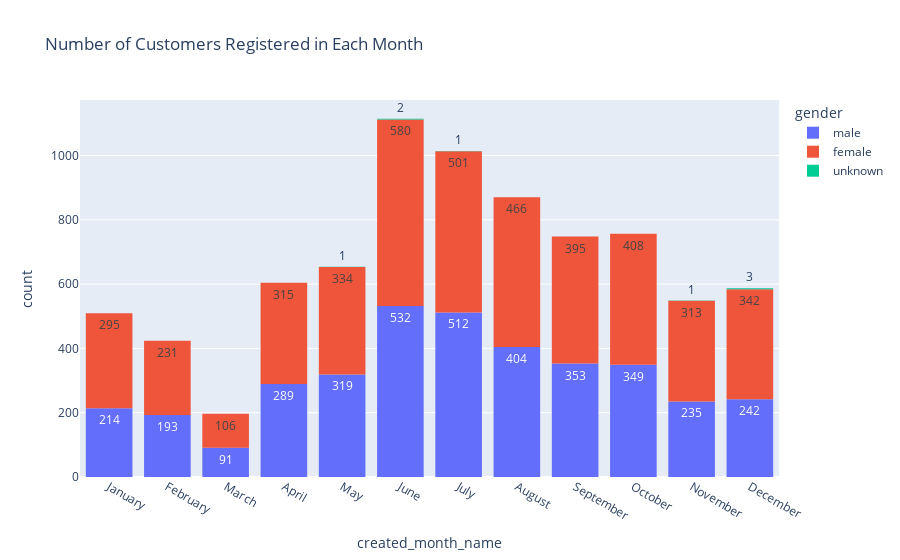

The notebook cell this image was saved under:
### Code cell
# customers registered in each month
px.histogram(
    df_customers, 
    x='created_month_name', 
    title='Number of Customers Registered in Each Month',
    category_orders={'created_month_name': ['January', 'February', 'March', 'April', 'May', 'June', 
                                            'July', 'August', 'September', 'October', 'November', 'December']},
    text_auto=True,
    color='gender'
).update_layout(bargap=0.2)

### Figure 1 — Plotly figure (JSON) as saved in the notebook; plotly's stock layout.template omitted (floating-point values rounded to 4 significant figures; data arrays with more than 128 entries replaced by an {"elided": "..."} marker saying what was removed)
{"data": [{"bingroup": "x", "hovertemplate": "gender=male<br>created_month_name=%{x}<br>count=%{y}<extra></extra>", "legendgroup": "male", "marker": {"color": "#636efa", "pattern": {"shape": ""}}, "name": "male", "orientation": "v", "showlegend": true, "texttemplate": "%{value}", "type": "histogram", "x": {"elided": "3733 str values"}, "xaxis": "x", "yaxis": "y"}, {"bingroup": "x", "hovertemplate": "gender=female<br>created_month_name=%{x}<br>count=%{y}<extra></extra>", "legendgroup": "female", "marker": {"color": "#EF553B", "pattern": {"shape": ""}}, "name": "female", "orientation": "v", "showlegend": true, "texttemplate": "%{value}", "type": "histogram", "x": {"elided": "4287 str values"}, "xaxis": "x", "yaxis": "y"}, {"bingroup": "x", "hovertemplate": "gender=unknown<br>created_month_name=%{x}<br>count=%{y}<extra></extra>", "legendgroup": "unknown", "marker": {"color": "#00cc96", "pattern": {"shape": ""}}, "name": "unknown", "orientation": "v", "showlegend": true, "texttemplate": "%{value}", "type": "histogram", "x": ["June", "June", "November", "December", "December", "July", "December", "May"], "xaxis": "x", "yaxis": "y"}], "layout": {"bargap": 0.2, "barmode": "relative", "legend": {"title": {"text": "gender"}, "tracegroupgap": 0}, "title": {"text": "Number of Customers Registered in Each Month"}, "xaxis": {"anchor": "y", "categoryarray": ["January", "February", "March", "April", "May", "June", "July", "August", "September", "October", "November", "December"], "categoryorder": "array", "domain": [0, 1], "title": {"text": "created_month_name"}}, "yaxis": {"anchor": "x", "domain": [0, 1], "title": {"text": "count"}}}}
